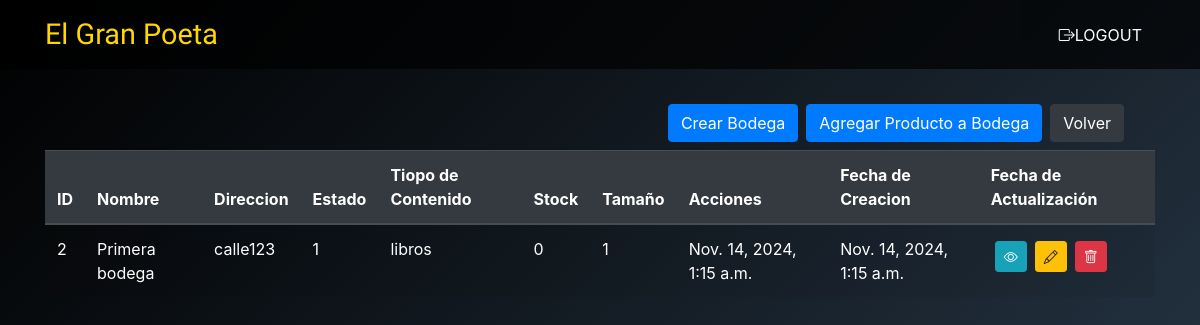
/Bodegas/bodegas_list/, run on the app's committed database.
### Bodegas/models.py (models this page shows, shortened)
class Bodega(models.Model):
    nombre = models.TextField(max_length=200)
    direction = models.TextField(max_length=100)
    tipo_de_contenido = models.CharField(max_length=100)
    capacidad = models.PositiveIntegerField(null=True, blank=True)
    estado = models.PositiveIntegerField(null=True, blank=True)
    nivel_stock = models.IntegerField(default=0)
    tamaño_bodega = models.PositiveIntegerField(null=True, blank=True)
    bodega_origen = models.CharField(max_length=100, null=True, blank=True)
    bodega_destino = models.CharField(max_length=100, null=True, blank=True)
    created_at = models.DateTimeField(auto_now_add=True)
    updated_at = models.DateTimeField(auto_now=True)

### Bodegas/views.py (the view)
# urls.py: path('bodegas_list/', BodegasListView.as_view(), name='bodegas_list'),
class BodegasListView(ListView):
    model = Bodega
    template_name = 'Bodegas/bodegas_list.html'
    context_object_name = 'bodegas'

### Bodegas/templates/bodegas/bodegas_list.html (shortened to what this page needs)
{% extends 'Libreria/Base_modulos.html' %}
{% block content %}
<body>
    <header>
        <nav class="navbar navbar-expand-lg navbar-dark" style="background-color: rgba(0, 0, 0, 0);">
            <div class="container">
                <div class="collapse navbar-collapse" id="navbarNav">
                    <ul class="navbar-nav ml-auto">
                        <li class="nav-item">
                            <a class="btn btn-primary mr-2" href="{% url 'bodegas_create' %}">Crear Bodega</a>
                        </li>
                        <li class="nav-item">
                            <a class="btn btn-primary mr-2" href="{% url 'agregar_producto_bodega' %}">Agregar Producto a Bodega</a>
                        </li>
                        <li class="nav-item">
                            <a class="btn btn-dark" href="{% url 'base' %}">Volver</a>
                        </li>
                    </ul>
                </div>
            </div>
        </nav>
    </header>
        <table class="table table-striped text-white">
            <thead class="thead-dark">
                <tr>
                    <th scope="col">ID</th>
                    <th scope="col">Nombre</th>
                    <th scope="col">Direccion</th>
                    <th scope="col">Estado</th>
                    <th scope="col">Tiopo de Contenido</th>
                    <th scope="col">Stock</th>
                    <th scope="col">Tamaño</th>
                    <th scope="col">Acciones</th>
                    <th scope="col">Fecha de Creacion</th>
                    <th scope="col">Fecha de Actualización</th>
                </tr>
            </thead>
            <tbody>
                {% for t in bodegas %}
                <tr>
                    <td>{{ t.id }}</td>
                    <td>{{ t.nombre }}</td>
                    <td>{{ t.direction }}</td>
                    <td>{{ t.estado }}</td>
                    <td>{{ t.tipo_de_contenido }}</td>
                    <td>{{ t.nivel_stock }}</td>
                    <td>{{ t.tamaño_bodega }}</td>
                    <td>{{ t.created_at }}</td>
                    <td>{{ t.updated_at }}</td>
                    <td>
                        <div class="d-flex">
                            <a class="btn btn-info btn-sm m-1" href="{% url 'bodegas_detail' t.id %}" title="Ver"><i class="bi bi-eye"></i></a>
                            <a class="btn btn-warning btn-sm m-1" href="{% url 'bodegas_update' t.id %}" title="Editar"><i class="bi bi-pencil"></i></a>
                            <a class="btn btn-danger btn-sm m-1" href="{% url 'bodegas_delete' t.id %}" title="Eliminar"><i class="bi bi-trash"></i></a>
                        </div>
                    </td>
                </tr>
                {% endfor %}
            </tbody>
        </table>
</body>
{% endblock %}

### Libreria/static/Libreria/css/style_base_libros.css (style rules this page uses)
body { background: linear-gradient(135deg, #000000 0%, #2C3E50 100%); min-height: 100vh; display: flex; flex-direction: column; }
.navbar { background-color: rgba(0, 0, 0, 0.7); }

### data on the page
Bodega: id "2", nombre "Primera bodega", direction "calle123", estado "1", tipo_de_contenido "libros", nivel_stock "0", tamaño_bodega "1", created_at "Nov. 14, 2024, 1:15 a.m.", updated_at "Nov. 14, 2024, 1:15 a.m."
